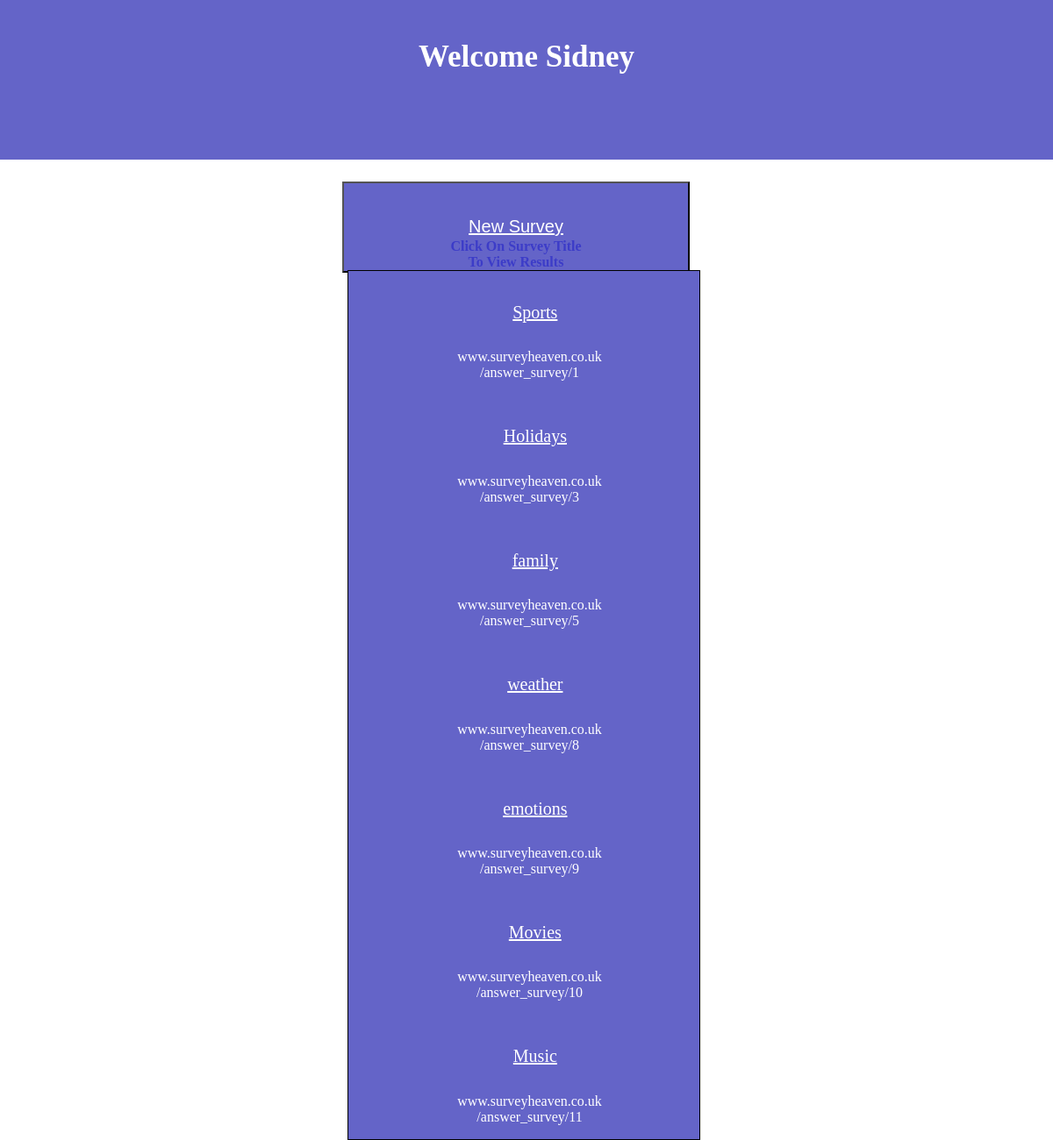
Page /user/101001111010011100100110111011001011111001 on the earlier database version.
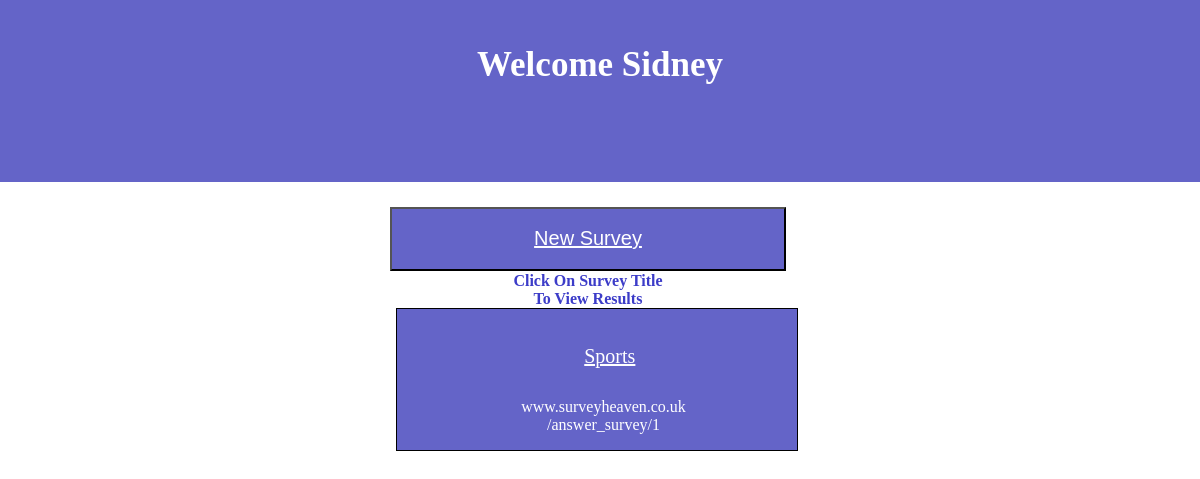
Same page on the later database version.
### website.py (models this page shows)
class Users(db.Model):
    id = db.Column(db.Integer, primary_key=True, unique=True, nullable=False)
    username = db.Column(db.String(100))
    password = db.Column(db.String(100))
    encrypted_username = db.Column(db.String(255))

class Surveys(db.Model):
    id = db.Column(db.Integer, primary_key=True, unique=True, nullable=False)
    username = db.Column(db.String(100))
    survey_name = db.Column(db.String(255))
    survey_type = db.Column(db.String(10))

### website.py (the view)
@app.route("/user/<encrypted_username>", methods=['POST', 'GET'])
def user_page(encrypted_username):
    user = db.session.execute(
        "SELECT * FROM users WHERE encrypted_username='" + encrypted_username + "';")
    for i in user:
        items = dict(i)
    encrypted_name = items['encrypted_username']
    username = items['username']
    create_survey_link = "/user/" + encrypted_name + "/create_survey/"
    users_surveys = db.session.execute(
        "SELECT id, survey_name FROM surveys WHERE username='" + username + "';"
    )
    surveys = []
    for survey_id, survey in users_surveys:
        survey_link = url_for("answer_survey", survey_id=survey_id)
        surveys.append([survey_link, survey])
    return render_template("userhome.html", user=user, username=username,
                           items=items, create_survey_link=create_survey_link, surveys=surveys,
                           encrypted_username=encrypted_name)

### templates/userhome.html (shortened to what this page needs)
<!DOCTYPE html5>
<html>
	<head>
		<link rel="stylesheet" media="screen and (min-width: 901px)" href="{{ url_for('static', filename='stylesheets/computer/userhome2.css') }}">
		<link rel="stylesheet" media="screen and (max-width: 900px)" href="{{ url_for('static', filename='stylesheets/mobile/userhome.css') }}">
	</head>
	<body>
		<div id='welcomebox'>
			<h1 id='header'>
				Welcome {{username}}
			</h1>
		</div>
		{% block content %}
		<div id='createsurvey'>
			<h3><button name='createsurvey'><a href={{create_survey_link}}>New Survey</a></button></h3>
		</div>
		{% endblock %}
		<div>
			<h4 id='sub_header' >Click On Survey Title<br>To View Results</h4>
			<ul id='survey_list'>
				{% for survey in surveys %}
				<a href='/user/{{encrypted_username}}/survey_results/{{survey[1]}}'><ol id='{{survey[1]}}' class='survey_name'>{{survey[1]}}</ol></a>
				<div class='linktext'><p>www.surveyheaven.co.uk<br>{{survey[0]}}</p></div>
				{%endfor%}
			</ul>
		</div>
	</body>
</html>

### static/stylesheets/computer/userhome2.css (style rules this page uses)
html { max-width: 100%; font-family: verdana; }
body { display: flex; justify-content: center; }
#welcomebox { display: flex; justify-content: center; text-align: center; position: absolute; width: 110%; height: 150px; margin-top: -3%; padding-top: 5%; border-bottom: 2px solid white; color: white; background-color: rgba(100, 100, 200, 1) }
#header { margin-top: 1%; font-size: 35; }
#createsurvey { position: absolute; margin-top: 15%; margin-left: -5%; height: 20%; width: 30%; }
button { width: 110%; height: 40%; background: rgba(100, 100, 200, 1); z-index: 51; }
a:visited, a:link { font-size: 20; color: white; }
#survey_list { position: absolute; text-align: center; margin: 25% 0% 0% -17%; background: rgba(100, 100, 200, 1); border: 1px solid black; width: 30%; }
ol { position: relative; padding: 10% 10% 4% 20%; width: 100%; margin-left: -22%; font-size: 20; }
#sub_header { position: absolute; width: 100%; margin: 22% 0% 0% -51%; color: rgba(60, 60, 200, 1); text-align: center; }
.linktext { color: white; margin-left: -7.5%; margin-top: -0%; z-index: 51; }

### static/stylesheets/mobile/userhome.css (style rules this page uses)
html { max-width: 100%; font-family: verdana; }
body { display: flex; justify-content: center; }
#welcomebox { display: flex; justify-content: center; text-align: center; position: absolute; width: 110%; height: 150px; margin-top: -3%; border-bottom: 2px solid white; color: white; background-color: rgba(100, 100, 200, 1) }
#header { margin-top: 15%; font-size: 22; }
#createsurvey { position: absolute; margin-top: 40%; margin-left: -5%; height: 20%; width: 30%; }
button { width: 110%; height: 40%; background: rgba(100, 100, 200, 1); z-index: 51; }
a:visited, a:link { font-size: 20; color: white; }
#survey_list { position: absolute; text-align: center; margin: 90% 0% 0% -30%; background: rgba(100, 100, 200, 1); border: 1px solid black; width: 50%; }
ol { position: relative; padding: 30% 10% 30% 20%; width: 100%; margin-left: -32%; font-size: 20; }
#sub_header { position: absolute; width: 100%; margin: 70% 0% 0% -20%; color: rgba(60, 60, 200, 1); }
.linktext { color: white; margin-left: -20%; margin-top: -0%; z-index: 51; }

Differences in the rows shown:
removed Surveys: survey_name "Holidays", id "/answer_survey/3"
removed Surveys: survey_name "family", id "/answer_survey/5"
removed Surveys: survey_name "weather", id "/answer_survey/8"
removed Surveys: survey_name "emotions", id "/answer_survey/9"
removed Surveys: survey_name "Movies", id "/answer_survey/10"
removed Surveys: survey_name "Music", id "/answer_survey/11"
